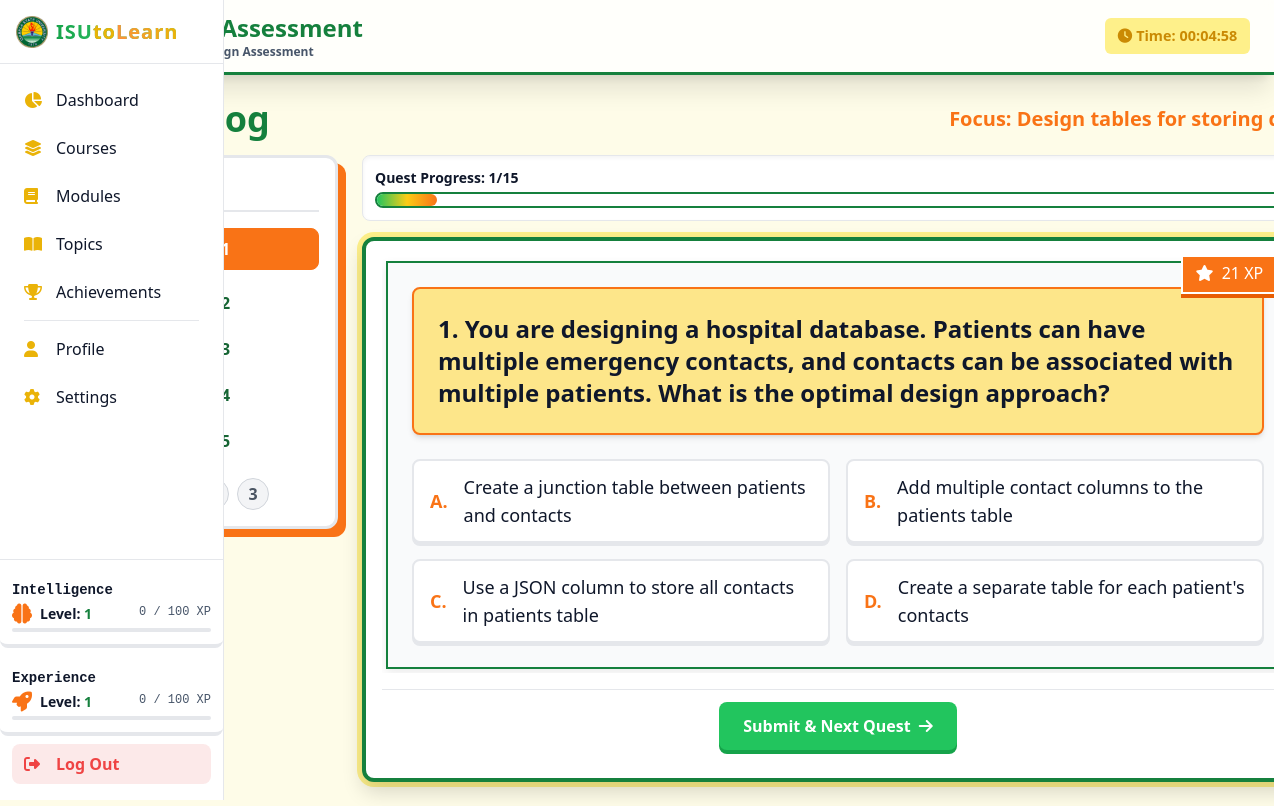
Screenshot of /Learner/assessmentModule.php?course_id=1&module_id=1 with the database file from the repository.
### tables this page shows
CREATE TABLE `choices` (
  `id` int(11) NOT NULL AUTO_INCREMENT,
  `choice` text NOT NULL,
  `question_id` int(11) DEFAULT NULL,
  `is_correct` tinyint(1) DEFAULT 0,
  PRIMARY KEY (`id`),
  KEY `question_id` (`question_id`),
  CONSTRAINT `choices_ibfk_1` FOREIGN KEY (`question_id`) REFERENCES `questions` (`id`) ON DELETE CASCADE
);

### Learner/functions/count_total_exp.php (called while the page is built)
<?php
include '../pdoconfig.php';
function count_total_exp($course_id, $module_id = null)
{
    global $pdo;
    if ($module_id === null) {
        $stmt = $pdo->prepare("SELECT SUM(t.total_exp) AS total_exp FROM topics t
                                JOIN modules m ON t.module_id = m.id
                                JOIN courses c ON m.course_id = c.id
                            WHERE c.id = :course_id");
        $stmt->execute([':course_id' => $course_id]);
        $topics = $stmt->fetch();
        $base_exp = $topics['total_exp'];
        $performance_exp = $base_exp * 0.6;
    } else {
        $stmt = $pdo->prepare("SELECT SUM(t.total_exp) AS total_exp FROM topics t
                                JOIN modules m ON t.module_id = m.id
                                JOIN courses c ON m.course_id = c.id
                            WHERE m.course_id = :course_id AND m.id = :module_id");
        $stmt->execute([':course_id' => $course_id, ':module_id' => $module_id]);
        $topics = $stmt->fetch();
        $base_exp = $topics['total_exp'];
        $performance_exp = $base_exp * 0.6;
    }
    return [$base_exp, $performance_exp];
}
?>

### Learner/assessmentModule.php (the view, shortened to what this page needs)
<?php
include 'functions/get_student_progress.php';
include_once 'functions/count_total_exp.php';
if (isset($_GET['course_id']) && isset($_GET['module_id'])) {
    $course_id = (int) $_GET['course_id'];
    $module_id = (int) $_GET['module_id'];
    $question_id = $_GET['question_id'] ?? null;
}
$stmt = $pdo->prepare('SELECT * FROM modules WHERE course_id = :course_id AND id = :module_id');
$stmt->execute([':course_id' => $course_id, ':module_id' => $module_id]);
$module = $stmt->fetch();
$module_name = $module['title'];
$stmt = $pdo->prepare("SELECT * FROM assessments WHERE type = 'module' AND module_id = :module_id");
$stmt->execute([':module_id' => $module_id]);
$module_assessment = $stmt->fetch();
$module_assessment_id = $module_assessment['id'];
$remaining = $_SESSION['quiz_end_time'] - time();
$stmt = $pdo->prepare('SELECT q.*, t.title FROM questions q
                JOIN topics t ON q.topic_id = t.id
            WHERE q.assessment_id = :module_assessment_id ORDER BY q.id ASC');
$stmt->execute([':module_assessment_id' => $module_assessment_id]);
$questions = $stmt->fetchAll(PDO::FETCH_ASSOC);
$questions_id = [];
$questions_text = [];
$question_topic_name = [];
foreach ($questions as $i => $question) {
    $questions_id[$i] = $question['id'];
    $questions_text[$i] = $question['question'];
    $question_topic_name[$i] = $question['title'];
}
$total_questions = count($questions);
if (!$question_id && isset($questions_id[0])) {
    $index = 0;
} else {
    $index = array_search($question_id, $questions_id);
    $index = $index !== false ? $index : 0;
    $current_question_id = $questions_id[$index] ?? null;
}
$is_final_question = $index == $total_questions - 1;
$current_question_id = $questions_id[$index] ?? null;
$current_topic_name = $question_topic_name[$index] ?? 'Review';
$exp = count_total_exp($course_id, $module_id);
$total_exp = $exp[0];
$exp_each_question = $total_exp > 0 && $total_questions > 0 ? round($total_exp / $total_questions) : 10;
$questions_per_page = 5;
$total_pages = ceil($total_questions / $questions_per_page);
$current_page = floor($index / $questions_per_page) + 1;
$start_index_for_page = ($current_page - 1) * $questions_per_page;
$current_choices = [];
if ($current_question_id) {
    $stmt = $pdo->prepare('SELECT * FROM choices WHERE question_id = :question_id');
    $stmt->execute([':question_id' => $current_question_id]);
    $current_choices = $stmt->fetchAll(PDO::FETCH_ASSOC);
}
?>
<!DOCTYPE html>
<html lang="en">
<head>
    <link rel="stylesheet" href="../output.css">
    <link rel="stylesheet" href="https://cdnjs.cloudflare.com/ajax/libs/font-awesome/6.4.0/css/all.min.css"/>
</head>
<body class="min-h-screen flex flex-col font-sans">
    <?php include 'sidebar.php'; ?>
    <header class="main-header shadow-xl px-4 md:px-6 lg:px-8 flex flex-col md:flex-row md:justify-between md:items-center items-start gap-3 md:gap-0 sticky top-0 z-10 ml-0 md:ml-16">
     <div class="flex gap-2">
        <div class="flex flex-col">
            <h1 class="text-xl md:text-2xl font-extrabold" style="color: var(--color-heading);">🎯 Module Assessment</h1>
            <h6 class="text-xs font-bold" style="color: var(--color-text-secondary);">Section: <?= $module_name ?> Assessment</h6>
        </div>
     </div>
        <div id="quiz-header-right" class="flex items-center space-x-3 md:space-x-4">
            <div id="timer-display" class="xp-display rounded-md text-red-600 font-extrabold flex items-center timer-style text-sm md:text-base">
                <i class="fas fa-clock mr-1"></i> Time: <span id="timer-value" class="ml-1 font-extrabold"><?= gmdate("H:i:s", $remaining) ?></span>
            </div>
        </div>
    </header>
    <main class="max-w-7xl mx-auto flex-1 flex flex-col w-full min-h-full p-3 md:p-4 lg:p-6 ml-0 md:ml-16">
        <div class="mb-3 md:mb-4 flex flex-col md:flex-row md:justify-between md:items-center items-start gap-2 md:gap-0 w-full">
            <h1 class="text-2xl md:text-3xl lg:text-4xl font-extrabold" style="color: var(--color-heading);">Quest Log</h1>
            <h2 class="text-lg md:text-xl font-bold" style="color: var(--color-heading-secondary);">Focus: <?= $current_topic_name ?></h2>
        </div>
        <div class="page-grid flex-1">
            <div class="quest-map-sidebar" style="border-color: var(--color-card-border); box-shadow: 8px 8px 0px 0px; color: var(--color-heading-secondary)">
                <h3 class="text-lg font-extrabold quest-map-title mb-3" style="color: var(--color-heading); border-color: var(--color-card-border);">Quest Map</h3>
                <div class="flex flex-col space-y-1" id="question-list">
                    <?php
                    for ($i = $start_index_for_page; $i < min($start_index_for_page + $questions_per_page, $total_questions); $i++) {
                        $q_num = $i + 1;
                        $q_id = $questions_id[$i];
                        $is_answered = isset($_SESSION['quiz_answer_info'][$i]['choice_id']) && $_SESSION['quiz_answer_info'][$i]['choice_id'] != 0;
                        $is_active = $q_id == $current_question_id;
                        $class_list = '';
                        $icon_class = 'fa-circle-dot';
                        if ($is_active) {
                            $class_list .= ' active';
                            $class_list .= $is_answered ? ' answered' : ' unanswered';
                            $icon_class = $is_answered ? 'fa-check-circle' : 'fa-circle-dot';
                        } elseif ($is_answered) {
                            $class_list .= ' answered';
                            $icon_class = 'fa-check-circle';
                        }
                        $icon_color_class = $is_active ? 'text-white' : ($is_answered ? 'text-green-600' : 'text-gray-500');
                        echo "
                            <a href='assessmentModule.php?course_id={$course_id}&module_id={$module_id}&question_id={$q_id}'
                                class='question-link{$class_list}' data-question-id='{$q_id}' data-index='{$i}'>
                                <i class='fas {$icon_class} mr-2 {$icon_color_class}'></i>
                                Question {$q_num}
                            </a>
                        ";
                    }
                    ?>
                </div>
                <div class="flex justify-center mt-3 md:mt-4 space-x-1 md:space-x-2" id="pagination-nav">
                    <?php
                    for ($p = 1; $p <= $total_pages; $p++) {
                        $page_active = $p == $current_page ? ' active' : '';
                        $first_q_index_on_page = ($p - 1) * $questions_per_page;
                        $page_link_q_id = $questions_id[$first_q_index_on_page] ?? null;
                        echo "<a href='assessmentModule.php?course_id={$course_id}&module_id={$module_id}&question_id={$page_link_q_id}'
                                class='pagination-number {$page_active}' data-page='{$p}'>
                                {$p}
                            </a>";
                    }
                    ?>
                </div>
            </div>
            <div class="flex-1 flex flex-col w-full min-h-full">
                <div class="flex justify-between items-center mb-3 md:mb-4 p-2 md:p-3 bg-[var(--color-card-bg)] border border-[var(--color-card-border)] rounded-lg shadow-inner">
                    <div class="flex-1 mr-3 md:mr-4">
                        <p class="text-xs md:text-sm font-semibold mb-1">Quest Progress: <?= $index + 1 ?>/<?= $total_questions ?></p>
                        <div class="w-full h-3 md:h-4 rounded-full border-2" style="border-color: var(--color-heading);">
                            <div id="progress-bar-fill" style="width: <?= $total_questions > 0 ? (($index + 1) / $total_questions) * 100 : 0 ?>%;"></div>
                        </div>
                    </div>
                </div>
                <div class="lesson-frame flex-1 flex flex-col rounded-xl shadow-2xl">
                <form id="module-assessment-form" class="flex-1 flex flex-col" method="POST" action="assessmentModule.php?course_id=<?= $course_id ?>&module_id=<?= $module_id ?>">
                    <div id="assessment-carousel" class="relative overflow-hidden flex-1 flex flex-col">
                        <div id="carousel-inner" class="flex transition-transform duration-500 h-full" style="transform: translateX(0%);">
                            <div id="question-container" class="carousel-item min-w-full h-full flex flex-col justify-between p-1">
                                <div class="question-card flex-1 flex flex-col">
                                    <div class="point-badge" style="background-color: var(--color-heading-secondary);">
                                        <i class="fas fa-star mr-1"></i> <span id="xp-display"><?= $exp_each_question ?></span> XP
                                    </div>
                                    <div class="p-3 md:p-4 lg:p-6 rounded-lg mb-4 md:mb-6 shadow-md" style="background-color: var(--color-button-secondary); border: 2px solid var(--color-heading-secondary);">
                                        <h4 class="text-lg md:text-xl lg:text-2xl font-extrabold" style="color: var(--color-text);">
                                            <span id="question-number-display"><?= $index + 1 ?></span>. <span id="question-text-display"><?= $questions_text[$index] ?? 'No question found.' ?></span>
                                        </h4>
                                    </div>
                                    <div id="choices-container" class="grid grid-cols-1 md:grid-cols-2 gap-3 md:gap-4 option-group" data-q-index="<?= $index ?>">
                                        <?php
                                        $current_choice_id = $_SESSION['quiz_answer_info'][$index]['choice_id'] ?? 0;
                                        $letter = 'A';
                                        foreach ($current_choices as $choice) {
                                            $checked = $current_choice_id == $choice['id'] ? ' checked' : '';
                                            $selected_class = $current_choice_id == $choice['id'] ? ' selected' : '';
                                            echo "
                                                <label for='choice_{$choice['id']}' class='quiz-option p-3 md:p-4 rounded-lg flex items-center cursor-pointer{$selected_class}'>
                                                    <span class='text-base md:text-lg font-extrabold mr-3 md:mr-4' style='color: var(--color-heading-secondary);'>{$letter}.</span>
                                                    <p class='text-base md:text-lg'>{$choice['choice']}</p>
                                                    <input type='radio' id='choice_{$choice['id']}' name='choice' value='{$choice['id']}'{$checked} class='hidden'>
                                                </label>
                                            ";
                                            $letter++;
                                        }
                                        ?>
                                    </div>
                                </div>
                            </div>
                        </div>
                    </div>
                    <div class="flex justify-center items-center mt-3 md:mt-4 p-2 md:p-3 border-t" style="border-color: var(--color-card-border);">
                        <button type="button"
                                        name="action"
                                        id="modal-trigger-button"
                                        data-is-final="<?= $is_final_question ? 'true' : 'false' ?>"
                                        class="transition font-semibold py-2 md:py-3 px-4 md:px-6 rounded-lg nav-btn flex items-center text-sm md:text-base
                                        <?= $is_final_question ? 'bg-green-700' : 'bg-green-600 text-white shadow-md hover:bg-green-700' ?>"
                                        style="background-color: <?= $is_final_question ? 'var(--color-heading)' : 'var(--color-button-primary)' ?>; color: white; box-shadow: 0 4px 0 <?= $is_final_question ? 'var(--color-text-on-section)' : 'var(--color-button-primary-hover)' ?>;">
                            <?= $is_final_question ? '<i class="fas fa-check-circle mr-2"></i> Submit Assessment': 'Submit & Next Quest <i class="fas fa-arrow-right ml-2"></i>' ?>
                        </button>
                    </div>
                </form>
                </div>
            </div>
        </div>
    </main>
</body>
</html>

### rows the page displays
choices: choice "Create a junction table between patients and contacts"
choices: choice "Add multiple contact columns to the patients table"
choices: choice "Use a JSON column to store all contacts in patients table"
choices: choice "Create a separate table for each patient's contacts"

### other values shown
$label "Dashboard Courses Modules Topics Achievements Profile Settings"
$intelligence_level "1"
$intelligent_exp "0"
$next_goal_intelligent_exp "100"
$user_level "1"
$user_exp "0"
$next_goal_exp "100"
$current_topic_name "Design tables for storing…"
$q_num "1"
$q_num "2"
$q_num "3"
$q_num "4"
$q_num "5"
$index + 1 "1"
$total_questions "15"
